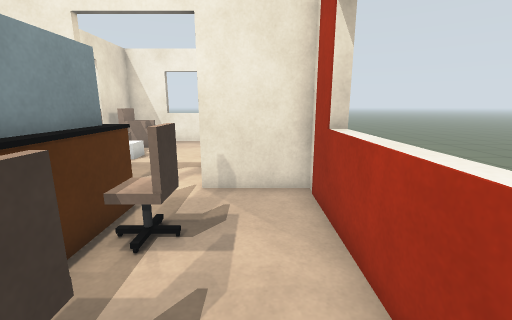
View 1 (above)

24 first-person views from a walk through a world built for the Gazebo simulator. The camera is 1.2 m above the floor, tilts 12° down and sees 90° across. The floor is counted in squares, 0.5 m on a side. Each view is taken from the middle of a square. On the plan, view 1 faces up. The plan holds only what a view shows up to about 17 squares ahead; the rest is blank.

View 2
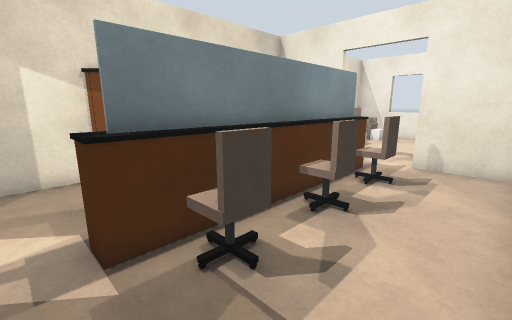

View 3
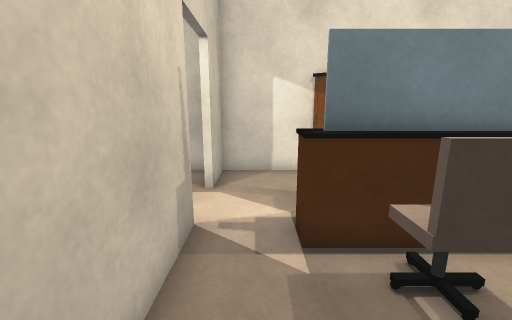

View 4
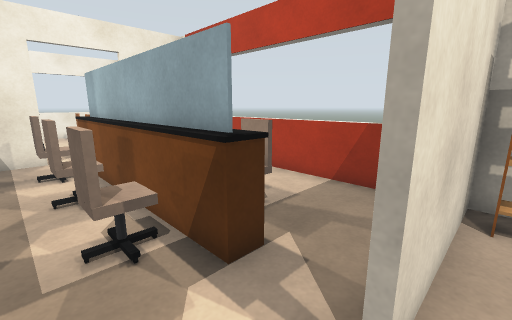

View 5
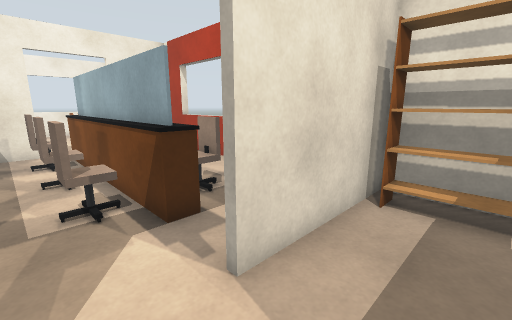

View 6
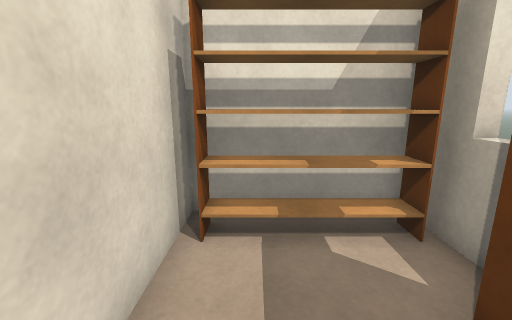

View 7
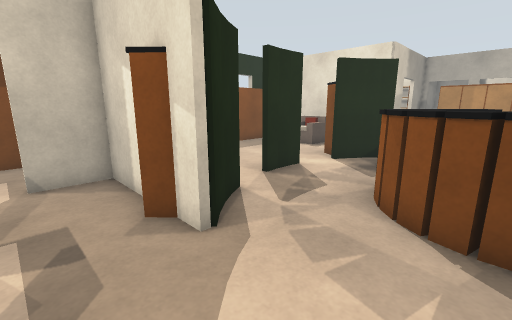

View 8
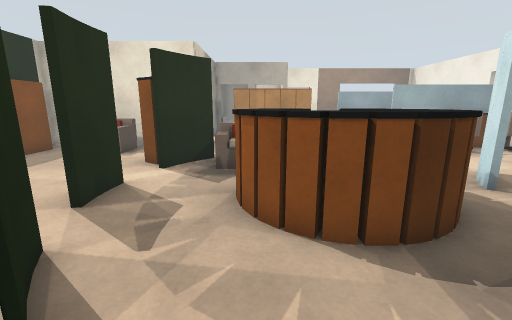

View 9
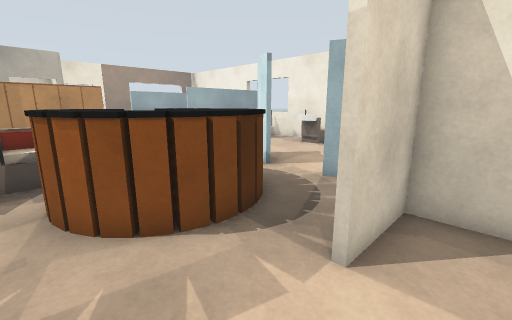

View 10
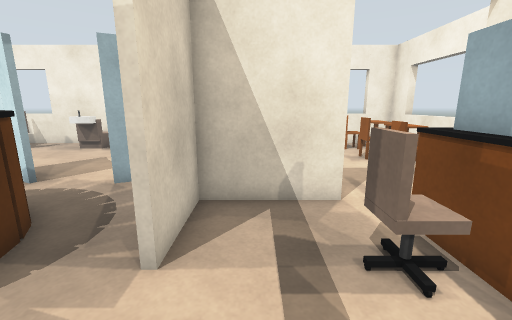

View 11
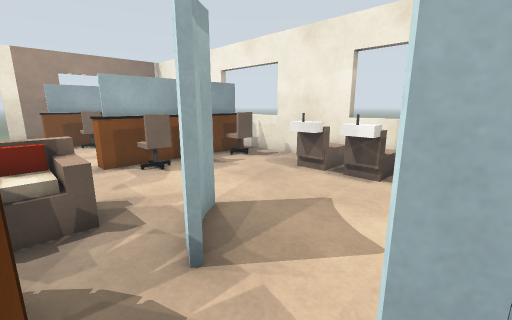

View 12
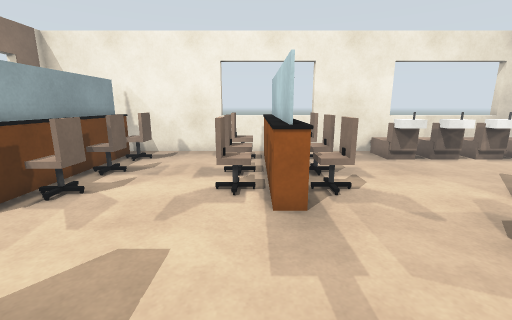

View 13
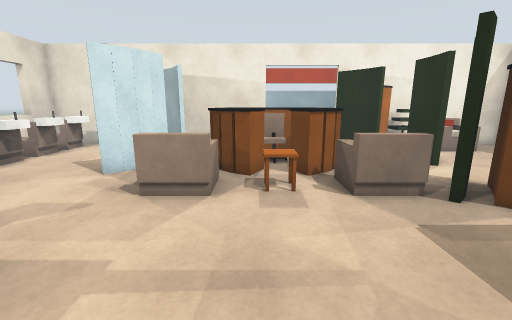

View 14
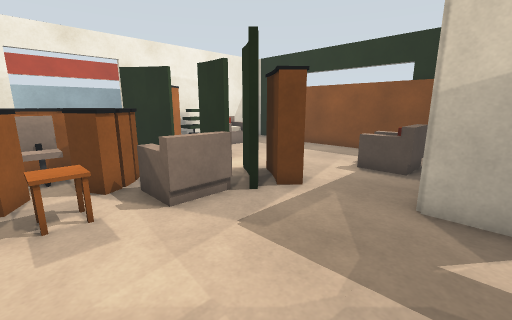

View 15
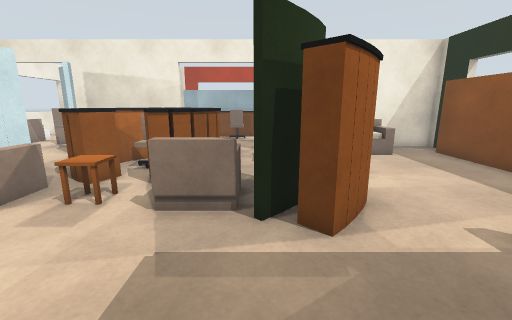

View 16
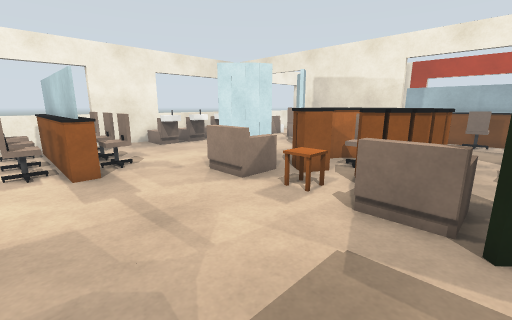

View 17
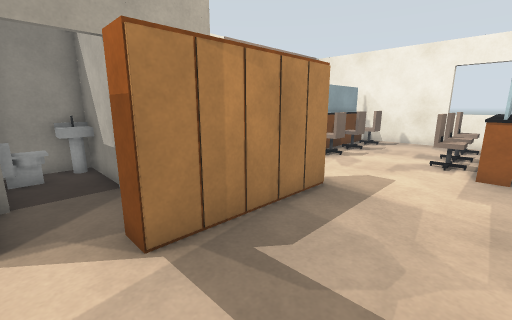

View 18
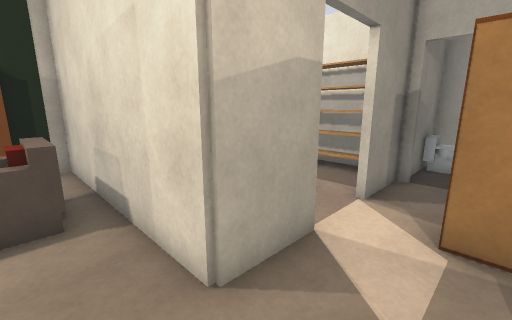

View 19
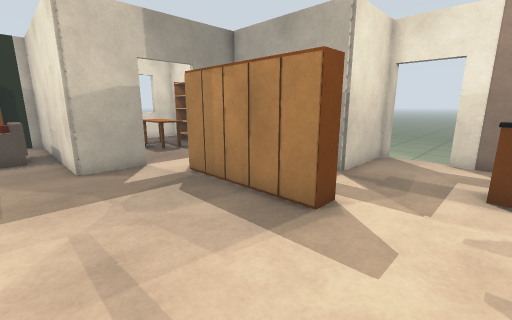

View 20
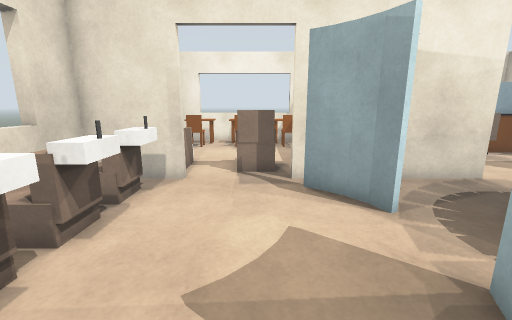

View 21
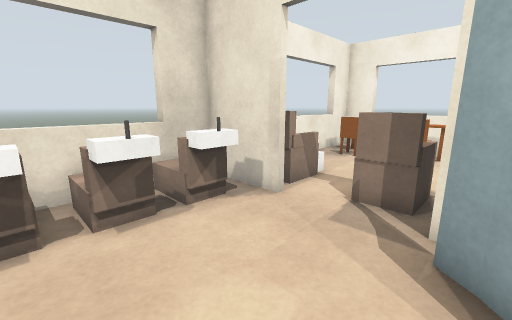

View 22
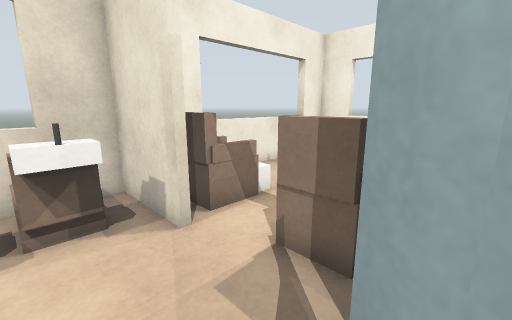

View 23
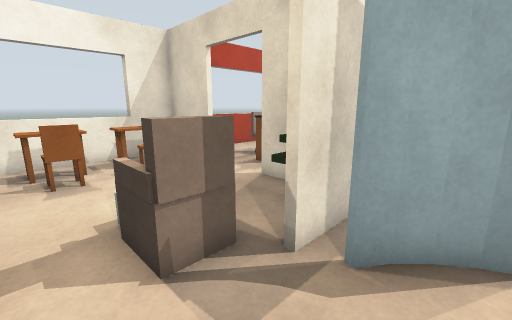

View 24
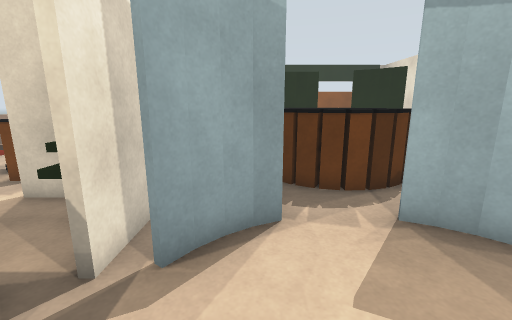

### Floor plan
Key: @ floor where view 1 was taken; # wall or solid block; . floor; = window, fence, low wall or low ledge; C chair; T table; P plant; O other object.
Columns run from 37 left of view 1 to 2 right of it. Each row starts with its distance up from view 1.
 18        ######====###############=====###
 17        ==.....==....OOOOOOOO#   .....O #
 16        #CC...CC#CC..OOOOOOOO#OOO...CCO #
 15        #CC...CC#CC..OOOOOOOO#OOO...CCO =
 14        ##C...C##C....................T =
 13        #CC...CC#CC...........OOO...CCT =
 12        #=....C##C............O O...CCT =
 11        #CC...CC#CC..........#OOO....TT =
 10        ##C....=#.....##....## .....CCT =
  9    #...==.............#...###PP.....   #
  8    #...............OO.......#PP  ...   #
  7 ...................OO.OOO...#####...####
  6 ..........OO.......OOOOOOO..##...==....#
  5 ...# ###.. O.......TTOOCCOO.##..C##C...=
  4        #   O.......TTOOCCOO.....C##C...=
  3            O.........OOOOOO......=#....=
  2            O.......OOOOOOO......C##C...=
  1    #O###..OO.......OO..OO.......C##C...=
  0    #OO.....O......#OO.......##...=#..@.=
 -1    #OO##  ..## ...O##......##O..C##C...=
 -2       ####..###...OO#..##..OOO..C##C...=
 -3       #O....  #....O...... PP ...==....=
 -4       #O....  #..........  PP .........#
 -5       # TTT   #OOO.......O  ###..#######
 -6          T    #OOO.......OOO###.. ###OO#
 -7          T    #.O ........OO#  . ....OO#
 -8               #.............#  .  ...OO#
 -9               #.###   #####.#  O   O.OO#
-10               ##########    #       =OO#
-11               ##                     #

Where each view was taken, in squares from view 1:
view 1: 0 up, 0 right, facing up
view 2: 4 down, 1 right, facing up-left
view 3: 4 down, 1 right, facing left
view 4: 6 down, 6 left, facing up-right
view 5: 8 down, 6 left, facing up-right
view 6: 7 down, 4 left, facing right
view 7: 4 up, 6 left, facing down-left
view 8: 2 up, 7 left, facing left
view 9: 1 up, 7 left, facing up-left
view 10: 1 up, 7 left, facing up
view 11: 7 up, 11 left, facing up-left
view 12: 4 up, 23 left, facing up
view 13: 5 up, 25 left, facing right
view 14: 5 up, 24 left, facing down-right
view 15: 0 up, 24 left, facing right
view 16: 0 up, 24 left, facing up-right
view 17: 1 down, 22 left, facing up-left
view 18: 1 up, 21 left, facing down-left
view 19: 9 up, 21 left, facing down-left
view 20: 12 up, 17 left, facing right
view 21: 10 up, 14 left, facing up-right
view 22: 10 up, 11 left, facing up-right
view 23: 14 up, 11 left, facing down-right
view 24: 14 up, 11 left, facing down
